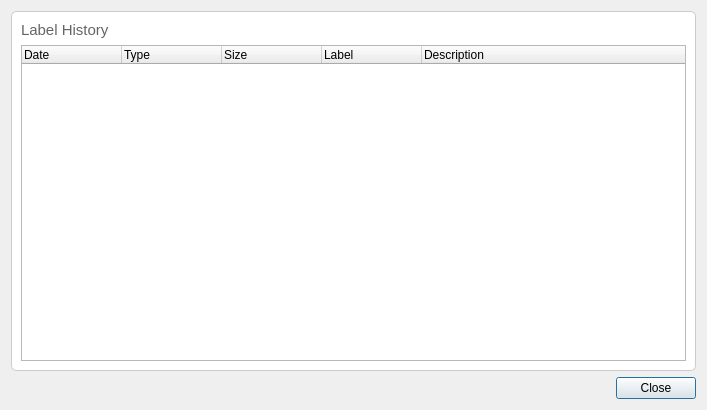
<?xml version="1.0" encoding="UTF-8"?>
<ui version="4.0">
 <class>LabelHistoryDlg</class>
 <widget class="QDialog" name="LabelHistoryDlg">
  <property name="geometry">
   <rect>
    <x>0</x>
    <y>0</y>
    <width>707</width>
    <height>410</height>
   </rect>
  </property>
  <property name="windowTitle">
   <string>Label History</string>
  </property>
  <layout class="QVBoxLayout" name="verticalLayout_2">
   <item>
    <widget class="QFrame" name="frame">
     <property name="styleSheet">
      <string notr="true">#frame {
  border: 1px solid #cccccc;
  border-radius: 5px;
  background-color: white;
}</string>
     </property>
     <property name="frameShape">
      <enum>QFrame::StyledPanel</enum>
     </property>
     <property name="frameShadow">
      <enum>QFrame::Raised</enum>
     </property>
     <layout class="QVBoxLayout" name="verticalLayout">
      <item>
       <widget class="QLabel" name="label">
        <property name="text">
         <string>&lt;html&gt;&lt;head/&gt;&lt;body&gt;&lt;p&gt;&lt;span style=&quot; font-size:11pt; color:#646464;&quot;&gt;Label History&lt;/span&gt;&lt;/p&gt;&lt;/body&gt;&lt;/html&gt;</string>
        </property>
       </widget>
      </item>
      <item>
       <widget class="QTreeWidget" name="label_history">
        <property name="verticalScrollMode">
         <enum>QAbstractItemView::ScrollPerPixel</enum>
        </property>
        <property name="animated">
         <bool>true</bool>
        </property>
        <column>
         <property name="text">
          <string>Date</string>
         </property>
        </column>
        <column>
         <property name="text">
          <string>Type</string>
         </property>
        </column>
        <column>
         <property name="text">
          <string>Size</string>
         </property>
        </column>
        <column>
         <property name="text">
          <string>Label</string>
         </property>
        </column>
        <column>
         <property name="text">
          <string>Description</string>
         </property>
        </column>
       </widget>
      </item>
     </layout>
    </widget>
   </item>
   <item>
    <widget class="QDialogButtonBox" name="buttonBox">
     <property name="orientation">
      <enum>Qt::Horizontal</enum>
     </property>
     <property name="standardButtons">
      <set>QDialogButtonBox::Close</set>
     </property>
    </widget>
   </item>
  </layout>
 </widget>
 <resources/>
 <connections>
  <connection>
   <sender>buttonBox</sender>
   <signal>accepted()</signal>
   <receiver>LabelHistoryDlg</receiver>
   <slot>accept()</slot>
   <hints>
    <hint type="sourcelabel">
     <x>248</x>
     <y>254</y>
    </hint>
    <hint type="destinationlabel">
     <x>157</x>
     <y>274</y>
    </hint>
   </hints>
  </connection>
  <connection>
   <sender>buttonBox</sender>
   <signal>rejected()</signal>
   <receiver>LabelHistoryDlg</receiver>
   <slot>reject()</slot>
   <hints>
    <hint type="sourcelabel">
     <x>316</x>
     <y>260</y>
    </hint>
    <hint type="destinationlabel">
     <x>286</x>
     <y>274</y>
    </hint>
   </hints>
  </connection>
 </connections>
</ui>
